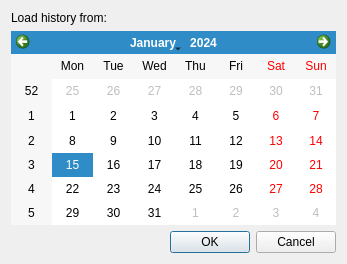
<?xml version="1.0" encoding="UTF-8"?>
<ui version="4.0">
 <class>LoadHistoryDialog</class>
 <widget class="QDialog" name="LoadHistoryDialog">
  <property name="geometry">
   <rect>
    <x>0</x>
    <y>0</y>
    <width>347</width>
    <height>264</height>
   </rect>
  </property>
  <property name="windowTitle">
   <string>Load history dialog</string>
  </property>
  <property name="modal">
   <bool>true</bool>
  </property>
  <layout class="QVBoxLayout" name="verticalLayout_3">
   <item>
    <widget class="QLabel" name="fromLabel">
     <property name="text">
      <string>Load history from:</string>
     </property>
    </widget>
   </item>
   <item>
    <widget class="QCalendarWidget" name="fromDate">
     <property name="gridVisible">
      <bool>false</bool>
     </property>
    </widget>
   </item>
   <item>
    <widget class="QDialogButtonBox" name="buttonBox">
     <property name="orientation">
      <enum>Qt::Horizontal</enum>
     </property>
     <property name="standardButtons">
      <set>QDialogButtonBox::Cancel|QDialogButtonBox::Ok</set>
     </property>
    </widget>
   </item>
  </layout>
 </widget>
 <resources/>
 <connections>
  <connection>
   <sender>buttonBox</sender>
   <signal>accepted()</signal>
   <receiver>LoadHistoryDialog</receiver>
   <slot>accept()</slot>
   <hints>
    <hint type="sourcelabel">
     <x>248</x>
     <y>254</y>
    </hint>
    <hint type="destinationlabel">
     <x>157</x>
     <y>274</y>
    </hint>
   </hints>
  </connection>
  <connection>
   <sender>buttonBox</sender>
   <signal>rejected()</signal>
   <receiver>LoadHistoryDialog</receiver>
   <slot>reject()</slot>
   <hints>
    <hint type="sourcelabel">
     <x>316</x>
     <y>260</y>
    </hint>
    <hint type="destinationlabel">
     <x>286</x>
     <y>274</y>
    </hint>
   </hints>
  </connection>
 </connections>
</ui>
